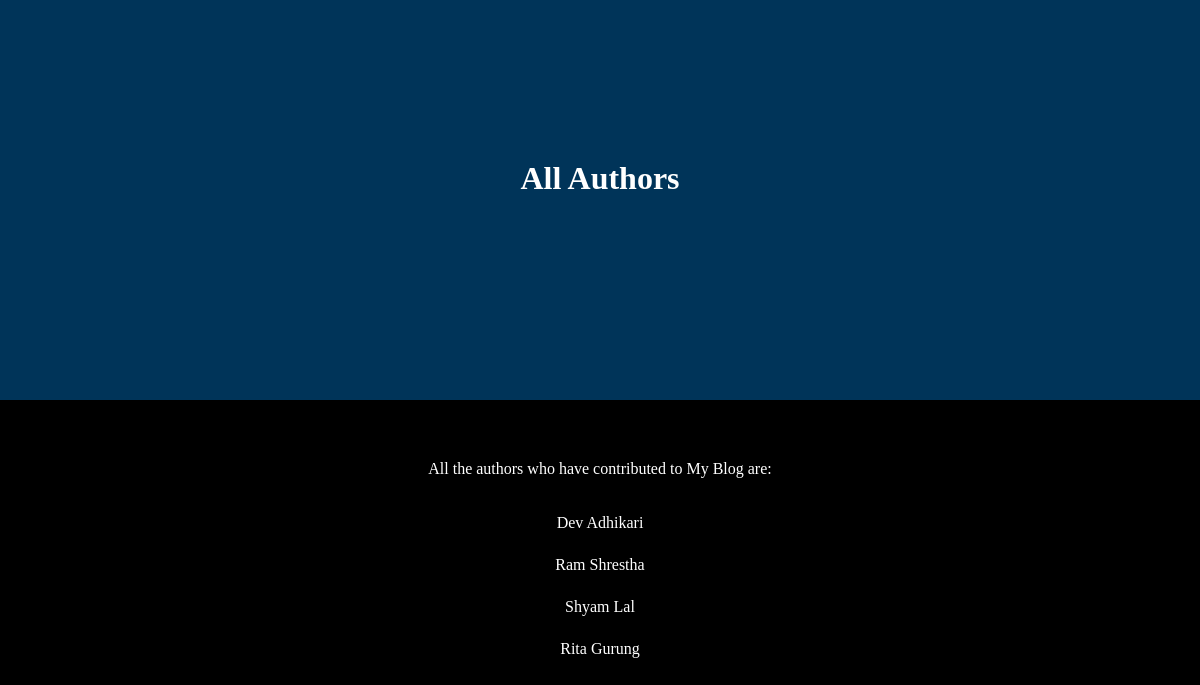
Screenshot of /authors/ with the database file from the repository.
### myblog/models.py (models this page shows)
class Author(models.Model):
    name = models.CharField(max_length=100)
    def __str__(self):
        return self.name

### myblog/views.py (the view)
# urls.py: path('authors/', all_authors, name='allauthors'),
def all_authors(request):
    author_qs = Author.objects.all()
    context = {'authors': author_qs}
    template = loader.get_template('authors.html')
    template_data = template.render(context, request)
    return HttpResponse(template_data)

### myblog/templates/authors.html (shortened to what this page needs)
<!DOCTYPE html>
<html>
<head>
</head>
<body>
  <main>
    <div class="top-block">
      <h1>All Authors</h1>
    </div>
    <p class="contribute">All the authors who have contributed to My Blog are:</p>
    <div class="author-list">
      <ul>
          {% for author in authors %}
                <li> {{ author }} </li>
          {% endfor %}
      </ul>
    </div>
    <div class="bottom-block"></div>
  </main>
</body>
</html>

### myblog/templates/authors.html (style rules this page uses)
* { padding: 0; margin: 0; }
body { background-color: black; color: white; }
.top-block { background-color: #003459; height: 50vh; text-align: center; }
.top-block h1 { padding-top: 20vh; }
li { list-style-type: none; }
.author-list ul li { padding-top: 2%; }
.author-list { text-align: center; padding-top: 1%; }
.bottom-block { padding-bottom: 20vh; }
.contribute { text-align: center; padding-top: 5%; }

### rows the page displays
Author: name "Dev Adhikari"
Author: name "Ram Shrestha"
Author: name "Shyam Lal"
Author: name "Rita Gurung"
